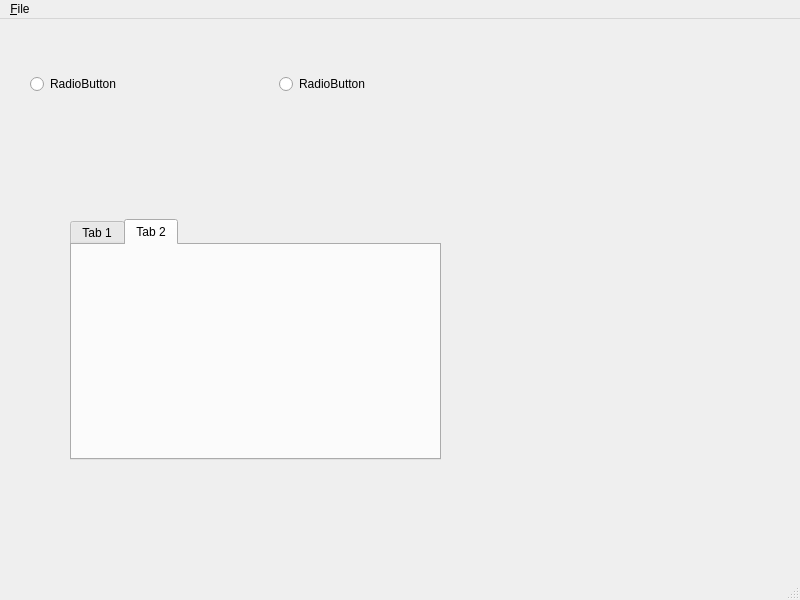
<?xml version="1.0" encoding="UTF-8"?>
<ui version="4.0">
 <class>GlodonForm</class>
 <widget class="QMainWindow" name="GlodonForm">
  <property name="geometry">
   <rect>
    <x>0</x>
    <y>0</y>
    <width>800</width>
    <height>600</height>
   </rect>
  </property>
  <property name="windowTitle">
   <string>MainWindow</string>
  </property>
  <widget class="QWidget" name="centralwidget">
   <widget class="QWidget" name="layoutWidget">
    <property name="geometry">
     <rect>
      <x>30</x>
      <y>30</y>
      <width>491</width>
      <height>71</height>
     </rect>
    </property>
    <layout class="QHBoxLayout" name="horizontalLayout">
     <item>
      <widget class="QRadioButton" name="radioButton">
       <property name="text">
        <string>RadioButton</string>
       </property>
      </widget>
     </item>
     <item>
      <widget class="QRadioButton" name="radioButton_2">
       <property name="text">
        <string>RadioButton</string>
       </property>
      </widget>
     </item>
    </layout>
   </widget>
   <widget class="QTabWidget" name="tabWidget">
    <property name="geometry">
     <rect>
      <x>70</x>
      <y>200</y>
      <width>371</width>
      <height>241</height>
     </rect>
    </property>
    <property name="currentIndex">
     <number>1</number>
    </property>
    <widget class="QWidget" name="tab">
     <attribute name="title">
      <string>Tab 1</string>
     </attribute>
    </widget>
    <widget class="QWidget" name="tab_2">
     <attribute name="title">
      <string>Tab 2</string>
     </attribute>
    </widget>
   </widget>
  </widget>
  <widget class="QMenuBar" name="menubar">
   <property name="geometry">
    <rect>
     <x>0</x>
     <y>0</y>
     <width>800</width>
     <height>23</height>
    </rect>
   </property>
   <widget class="QMenu" name="menu_File">
    <property name="title">
     <string>&amp;File</string>
    </property>
    <widget class="QMenu" name="menuNew">
     <property name="title">
      <string>New</string>
     </property>
     <addaction name="actionMyNew"/>
    </widget>
    <addaction name="menuNew"/>
   </widget>
   <addaction name="menu_File"/>
  </widget>
  <widget class="QStatusBar" name="statusbar"/>
  <action name="actionMyNew">
   <property name="icon">
    <iconset>
     <normaloff>../../icons/Common/news.png</normaloff>../../icons/Common/news.png</iconset>
   </property>
   <property name="text">
    <string>myNew</string>
   </property>
  </action>
 </widget>
 <resources/>
 <connections/>
</ui>
